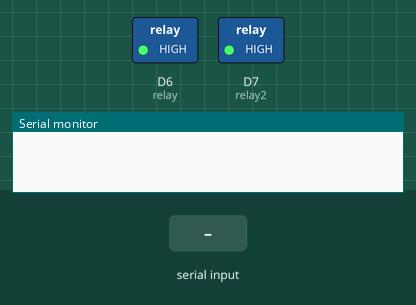
Recording of a sketch running on a simulated ESP8266 (NodeMCU). On the bench: switched loads named in the sketch (green lamp = pin HIGH), the last lines printed to the serial monitor. Inputs (shaded band) come from the test bench.

Above: at 1.2 s.
1.3 s: "1" received over Serial
At 1.7 s:
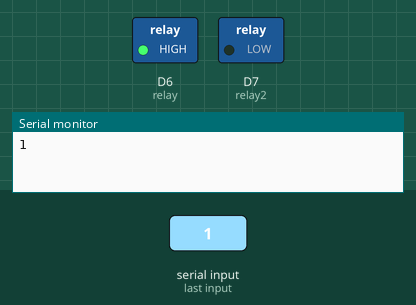
Timing chart, 0 to 4.3 s (numbered marks = the images above; inputs shaded):
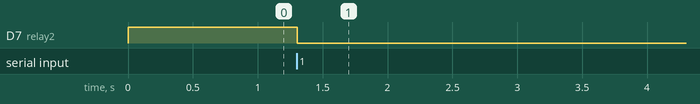

Measured:
- after the input at 1.3 s, D7 (relay2): HIGH → LOW at once

The sketch:

rfid_unlock_vr2.ino
```cpp
int count = 0;               // count = 0
char input[12];              // character array of size 12
boolean flag = 0;            // flag =0
const int relay = D6;
const int relay2 = D7;
char id[13] = "180041C56BF7";


void setup()
{
  pinMode(relay, OUTPUT);
  pinMode(relay2, OUTPUT);
  Serial.begin(9600);       // begin serial port with baud rate 9600bps
  digitalWrite(relay, HIGH);
  digitalWrite(relay2, HIGH);
}

void loop()
{
  if (Serial.available())
  {
    count = 0;
    while (Serial.available() && count < 12)         // Read 12 characters and store them in input array
    {
      input[count] = Serial.read();
      count++;
      delay(5);
    }
    Serial.print(input);                             // Print RFID tag number


    if ((input[0] ^ input[2] ^ input[4] ^ input[6] ^ input[8] == input[10]) &&
        (input[1] ^ input[3] ^ input[5] ^ input[7] ^ input[9] == input[11])) {
      if (compare()) {
        Serial.println("No Error");
        digitalWrite(relay, !digitalRead(relay));
        delay(3000);
        serialflush();
      }
      else {
        digitalWrite(relay2, !digitalRead(relay2));
        delay(3000);
        serialflush();
      }
    }
    else {
      Serial.println("Error");
    }
  }
}

void serialflush() {
  while (Serial.available() > 0) {
    char t = Serial.read();
  }
}

bool compare() {
  for (int i = 0; i < 12; i++) {
    if (input[i] != id[i]) {
      return false;
    }
  }
  return true;
}
```
